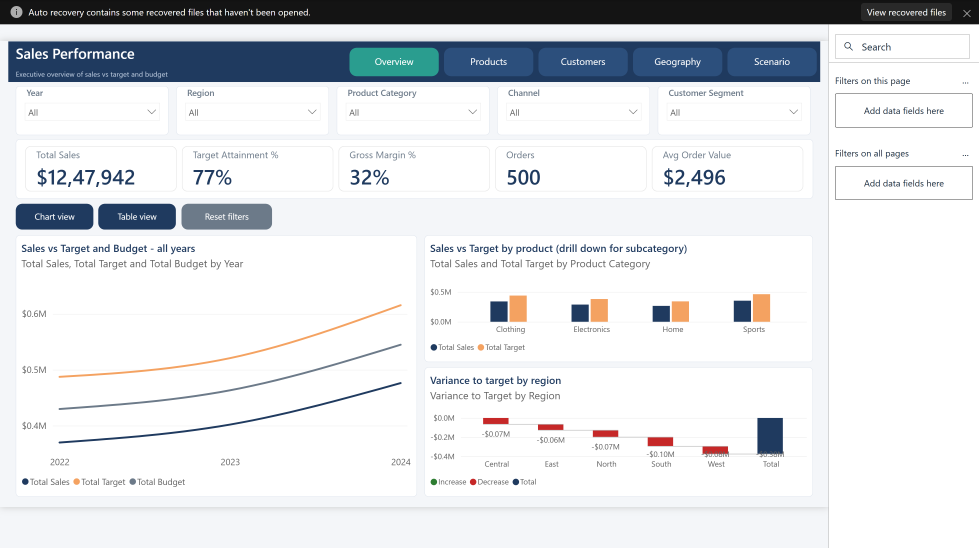
#> input picture deliverables/Sales Overview.png, 3915 x 2190 px, found by its file name (shown at 1/4 size); its folder holds 4 pictures in this run
$ python make_pdf.py
#> lines starting #> are read from the running program, lines starting #| are printed output that depends on the picture
import os, glob
from PIL import Image
D = r"D:\OneDrive\Documents\repos\powerbi\deliverables"
order = ["Sales Overview", "Product Analysis", "Customer Analysis", "Geographic Performance", "Scenario Planner", "Sales Rep Detail"]
imgs = []
for n in order:
    im = Image.open(os.path.join(D, n + ".png")).convert("RGB")
#> im is the input picture: PIL image 3915x2190 RGB; mean R, G, B 222.7, 225.2, 228.5
    w, h = im.size
#> w = 3915; h = 2190
    k = w / 2000.0
#> k = 1.96
    crop = im.crop((int(16 * k), int(84 * k), int(1677 * k), int(1017 * k)))
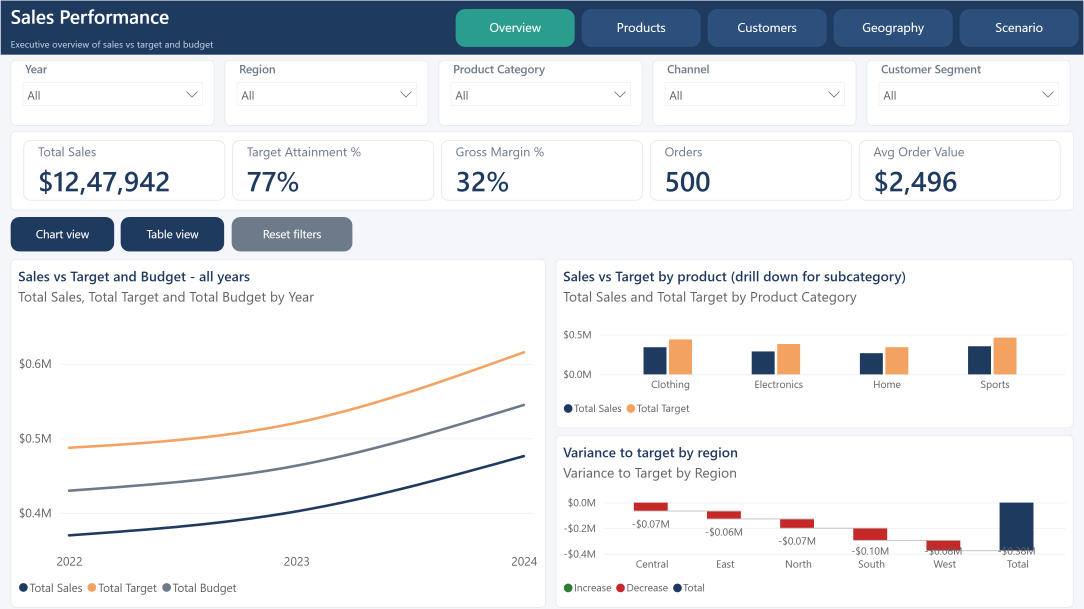
#> crop: PIL image 3251x1826 RGB (shown at 1/3 size); mean R, G, B 225.7, 229, 233.2
    crop.save(os.path.join(D, "cropped_" + n.replace(" ", "_") + ".png"))
    imgs.append(crop.resize((1600, int(1600 * crop.size[1] / crop.size[0]))))
#> pass 2 of the loop `for n in order:`:
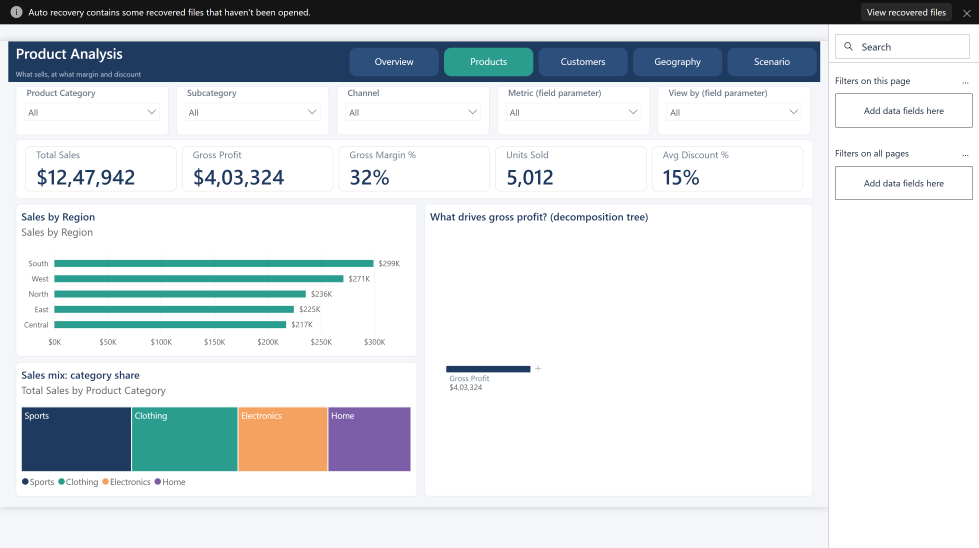
#> input picture deliverables/Product Analysis.png, 3915 x 2190 px, found by its file name (shown at 1/4 size)
#> im is the input picture: PIL image 3915x2190 RGB; mean R, G, B 216.4, 221.7, 224.7
#> `crop = im.crop((int(16 * k), int(84 * k), int(1677 * k), int(1017 * k)))`:
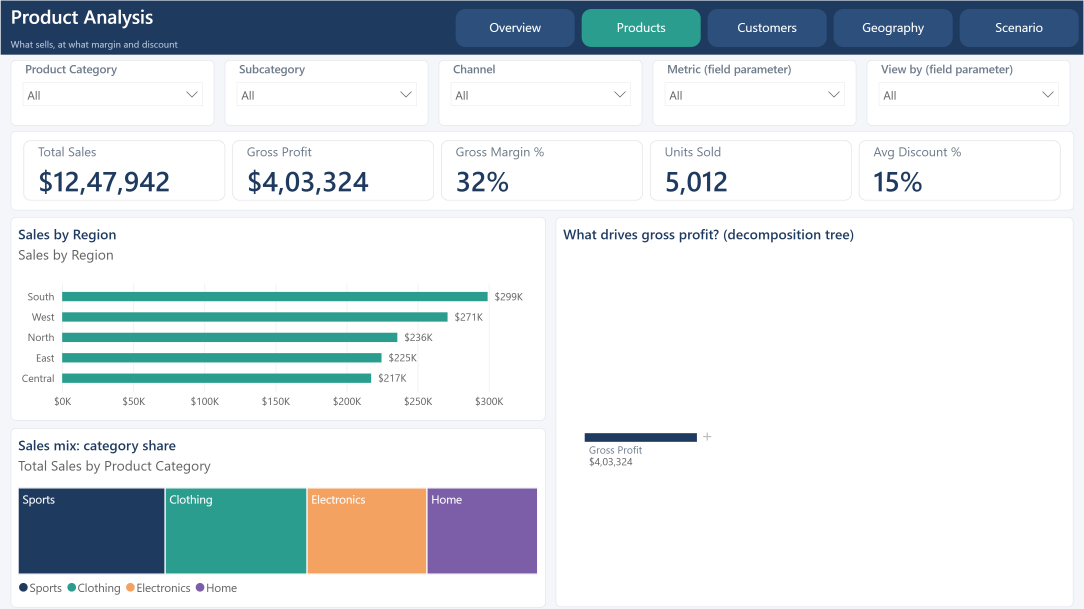
#> crop: PIL image 3251x1826 RGB (shown at 1/3 size); mean R, G, B 216.5, 223.9, 227.8
#> pass 3 of the loop `for n in order:`:
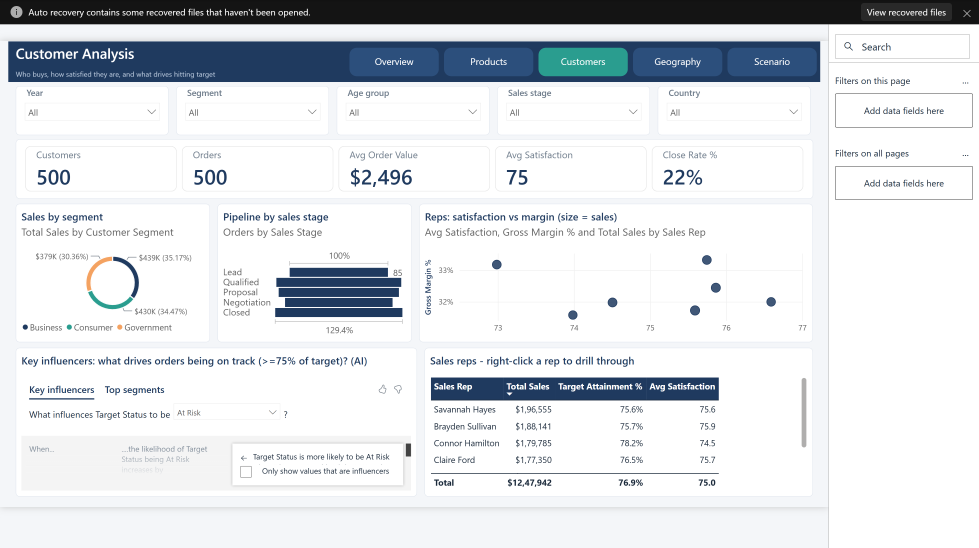
#> input picture deliverables/Customer Analysis.png, 3915 x 2190 px, found by its file name (shown at 1/4 size)
#> im is the input picture: PIL image 3915x2190 RGB; mean R, G, B 220.3, 223.7, 227.5
#> `crop = im.crop((int(16 * k), int(84 * k), int(1677 * k), int(1017 * k)))`:
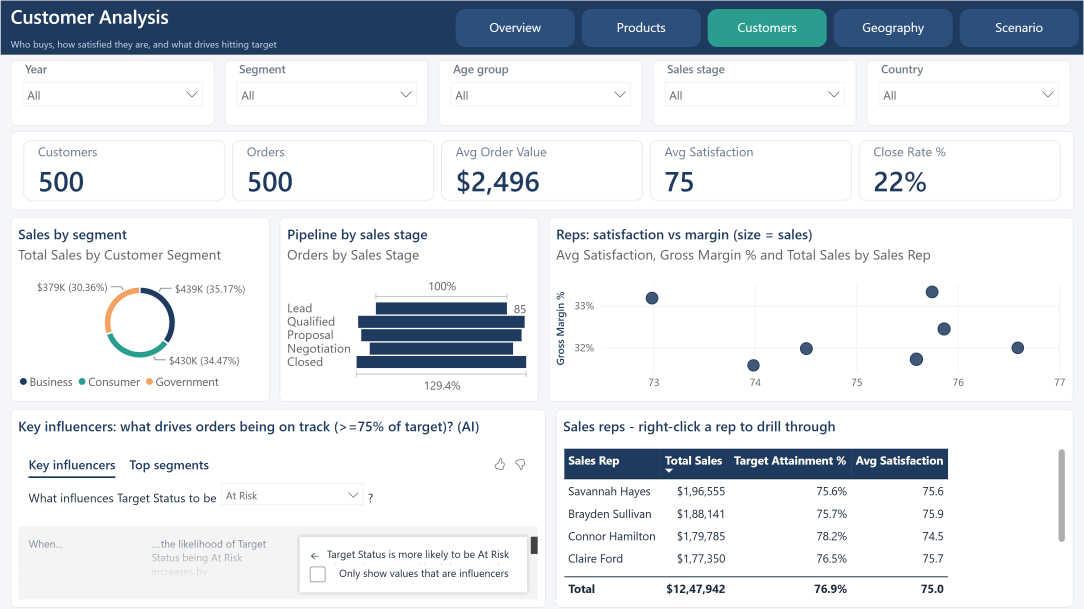
#> crop: PIL image 3251x1826 RGB (shown at 1/3 size); mean R, G, B 222.2, 226.8, 231.8
#> (the run stopped early here; a loop or call above may not have finished)
